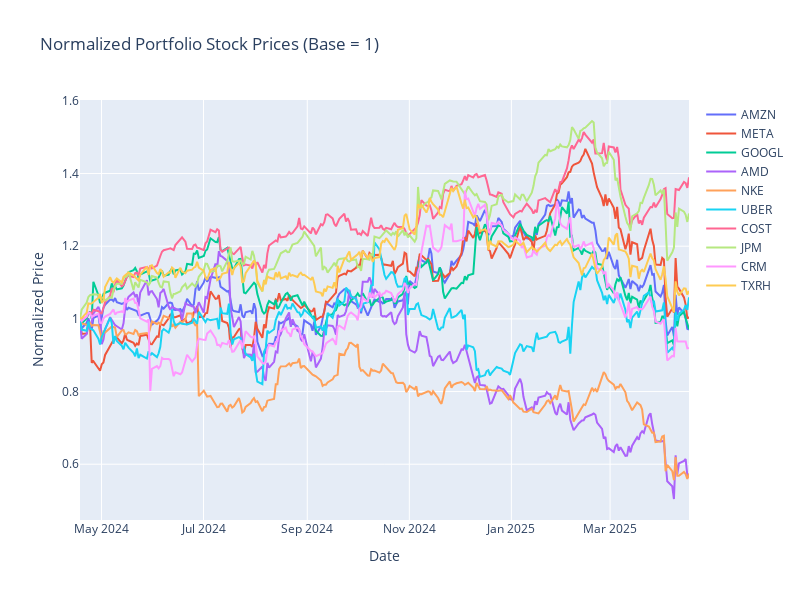

This figure's notebook cell:
### Code cell
import plotly.graph_objects as go

close_prices = bars.reset_index().pivot(index="timestamp", columns="symbol", values="close").sort_index()

normalized_prices = close_prices / close_prices.iloc[0]

fig = go.Figure()

for symbol in myAssets:
    fig.add_trace(go.Scatter(
        x=normalized_prices.index,
        y=normalized_prices[symbol],
        mode='lines',
        name=symbol
    ))

fig.update_layout(
    title='Normalized Portfolio Stock Prices (Base = 1)',
    xaxis_title='Date',
    yaxis_title='Normalized Price',
    width=800,
    height=600
)

fig.show()

### Figure 1 — Plotly figure (JSON) as saved in the notebook; plotly's stock layout.template omitted (floating-point values rounded to 4 significant figures; data arrays with more than 128 entries replaced by an {"elided": "..."} marker saying what was removed)
{"data": [{"mode": "lines", "name": "AMZN", "type": "scatter", "x": {"elided": "251 str values"}, "y": {"elided": "251 float values"}}, {"mode": "lines", "name": "META", "type": "scatter", "x": {"elided": "251 str values"}, "y": {"elided": "251 float values"}}, {"mode": "lines", "name": "GOOGL", "type": "scatter", "x": {"elided": "251 str values"}, "y": {"elided": "251 float values"}}, {"mode": "lines", "name": "AMD", "type": "scatter", "x": {"elided": "251 str values"}, "y": {"elided": "251 float values"}}, {"mode": "lines", "name": "NKE", "type": "scatter", "x": {"elided": "251 str values"}, "y": {"elided": "251 float values"}}, {"mode": "lines", "name": "UBER", "type": "scatter", "x": {"elided": "251 str values"}, "y": {"elided": "251 float values"}}, {"mode": "lines", "name": "COST", "type": "scatter", "x": {"elided": "251 str values"}, "y": {"elided": "251 float values"}}, {"mode": "lines", "name": "JPM", "type": "scatter", "x": {"elided": "251 str values"}, "y": {"elided": "251 float values"}}, {"mode": "lines", "name": "CRM", "type": "scatter", "x": {"elided": "251 str values"}, "y": {"elided": "251 float values"}}, {"mode": "lines", "name": "TXRH", "type": "scatter", "x": {"elided": "251 str values"}, "y": {"elided": "251 float values"}}], "layout": {"height": 600, "title": {"text": "Normalized Portfolio Stock Prices (Base = 1)"}, "width": 800, "xaxis": {"title": {"text": "Date"}}, "yaxis": {"title": {"text": "Normalized Price"}}}}
